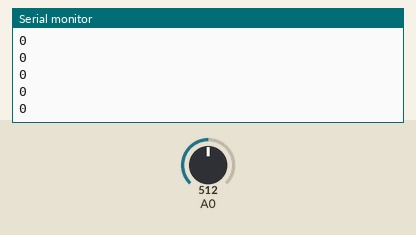
The sketch below on a simulated Arduino Uno, built with avr-gcc and run on an emulated ATmega328P. Parts: the last lines printed to the serial monitor. The test bench sets the inputs (shaded band); at power-on: A0 = 512.

Above: at 1.2 s.
1.3 s: A0 set to 716
At 1.31 s:
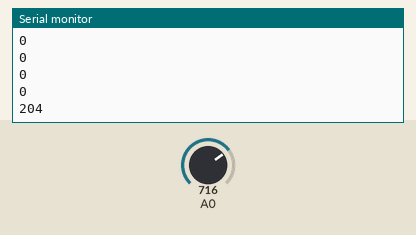
2.8 s: A0 set to 900
At 2.81 s:
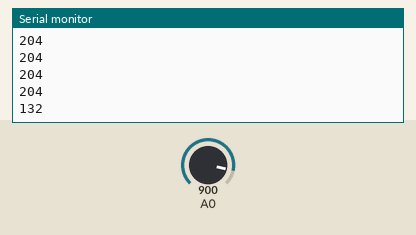
Timing chart, 0 to 5.8 s (numbered marks = the images above; inputs shaded):
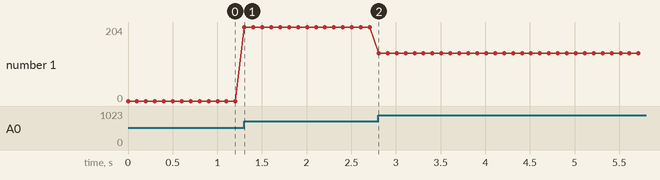

Measured:
- after the input at 1.3 s, the serial monitor: prints a new line at once (image 1)
- after the input at 2.8 s, the serial monitor: prints a new line at once (image 2)
- plotted number 1: 0 → 204 after the input at 1.3 s, 204 → 132 after the input at 2.8 s

The sketch:

byte.ino
```cpp
// 2

byte x;
void setup() {
  Serial.begin(9600);
}

void loop() {
  // put your main code here, to run repeatedly:
 x=analogRead(A0);
 Serial.println(x);
 delay(100);
}
```
